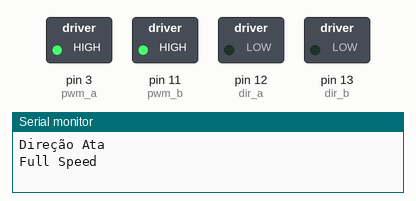
Recording of a sketch running on a simulated Arduino Uno, built with avr-gcc and run on an emulated ATmega328P. Shown: switched loads named in the sketch (green lamp = pin HIGH), the last lines printed to the serial monitor. Pins used as bus, display or sensor lines are not drawn.

Above: at 1.0 s.
At 3.0 s:
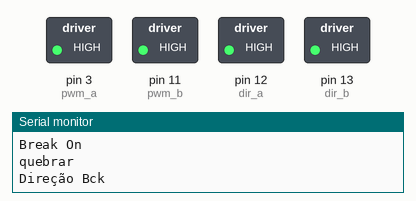
Timing chart, 0 to 4.6 s (numbered marks = the images above):
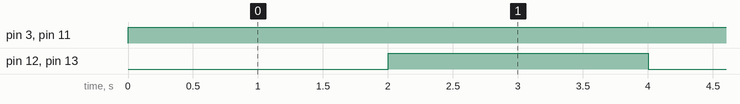

The sketch:

Motor_2DC.ino
```cpp
// (licence header left out)
// THE SOFTWARE IS PROVIDED "AS IS", WITHOUT WARRANTY OF ANY KIND, EXPRESS OR
// IMPLIED, INCLUDING BUT NOT LIMITED TO THE WARRANTIES OF MERCHANTABILITY,
// FITNESS FOR A PARTICULAR PURPOSE AND NONINFRINGEMENT. IN NO EVENT SHALL THE
// AUTHORS OR COPYRIGHT HOLDERS BE LIABLE FOR ANY CLAIM, DAMAGES OR OTHER
// LIABILITY, WHETHER IN AN ACTION OF CONTRACT, TORT OR OTHERWISE, ARISING FROM,
// OUT OF OR IN CONNECTION WITH THE SOFTWARE OR THE USE OR OTHER DEALINGS IN THE
// SOFTWARE.

// PWM controle de saídas do motor 1 e 2 está no pino digital 3
int pwm_a = 3;
// PWM controle de saídas do motor 3 e 4 é de pino digital 11
int pwm_b = 11;

// Direção de controle de saídas do motor 1 e 2 é no pino digital 12
int dir_a = 12;
// Direção de controle de saídas do motor 3 e 4 é no pino digital 13
int dir_b = 13;

// Pausa para controle de potência do motor 1 e 2 é de pino digital 9
int brk_a = 9;
// Quebra de controle de potência do motor 3 e 4 é no pino digital 8
int brk_b = 8;

void setup ()
{
  pinMode (pwm_a, OUTPUT);
  pinMode (pwm_b, OUTPUT);
  pinMode (dir_a, OUTPUT);
  pinMode (dir_b, OUTPUT);

  pinMode (brk_a, OUTPUT);
  pinMode (brk_b, OUTPUT);

  Serial.begin (9600);
}
void loop ()
{
 // Primeiro definir a direção (na minha configuração FWD é baixo e BCK é ALTA)
  digitalWrite (dir_a, LOW); //direção do motor / Set /, 1 baixo, 2 de alta
  digitalWrite (dir_b, LOW); //direção do motor / Set /, 3 de altura, 4 baixo

  Serial.println ("Direção Ata");

  // Definir ambos os motores para funcionar em ciclo de trabalho de 100% (rápido)
  analogWrite (pwm_a, 255);
  analogWrite (pwm_b, 255);

  Serial.println ("Full Speed");

  // Usamos uma demora para definir um período para os motores para funcionar
  delay (2000);

  // Aplicar as quebras
  digitalWrite (brk_a, HIGH);
  digitalWrite (brk_b, HIGH);

  Serial.println ("Break On");

  // Muda a direção (na minha configuração FWD é baixo e BCK é ALTA)
  digitalWrite (dir_a, HIGH); //direção do motor / / Reverse, uma alta de 2 baixo
  digitalWrite (dir_b, HIGH); //direção do motor / Reverse /, 3 baixo, 4 de alta

  // Remove as quebras
  digitalWrite (brk_a, LOW);
  digitalWrite (brk_b, LOW);

  Serial.println ("quebrar");
  Serial.println ("Direção Bck");

  // Mais uma vez usar um atraso para definir um período para os motores para funcionar
  delay (2000);
}
```

Measured:
- by itself, pin 3 (pwm_a), pin 11 (pwm_b): LOW → HIGH at 0.00 s
- by itself, pin 12 (dir_a), pin 13 (dir_b): alternates HIGH for 2.0 s and LOW for 2.0 s
